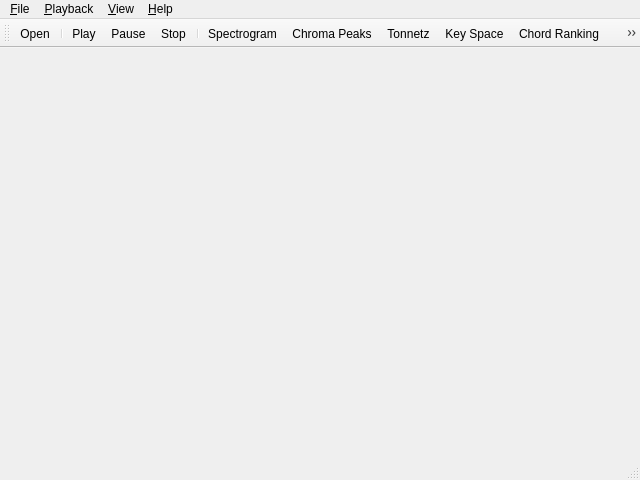
<ui version="4.0" >
 <class>MainWindow</class>
 <widget class="QMainWindow" name="MainWindow" >
  <property name="geometry" >
   <rect>
    <x>0</x>
    <y>0</y>
    <width>640</width>
    <height>480</height>
   </rect>
  </property>
  <property name="sizePolicy" >
   <sizepolicy vsizetype="Preferred" hsizetype="Preferred" >
    <horstretch>0</horstretch>
    <verstretch>0</verstretch>
   </sizepolicy>
  </property>
  <property name="windowTitle" >
   <string>Turnaround</string>
  </property>
  <widget class="QWidget" name="centralwidget" />
  <widget class="QMenuBar" name="menubar" >
   <property name="geometry" >
    <rect>
     <x>0</x>
     <y>0</y>
     <width>640</width>
     <height>26</height>
    </rect>
   </property>
   <widget class="QMenu" name="menuFile" >
    <property name="title" >
     <string>&amp;File</string>
    </property>
    <widget class="QMenu" name="menuOpenRecent" >
     <property name="title" >
      <string>Open &amp;recent</string>
     </property>
    </widget>
    <addaction name="fileOpenAction" />
    <addaction name="menuOpenRecent" />
    <addaction name="separator" />
    <addaction name="fileExitAction" />
   </widget>
   <widget class="QMenu" name="menuPlayback" >
    <property name="title" >
     <string>&amp;Playback</string>
    </property>
    <addaction name="playbackPlayAction" />
    <addaction name="playbackPauseAction" />
    <addaction name="playbackStopAction" />
   </widget>
   <widget class="QMenu" name="menu_View" >
    <property name="title" >
     <string>&amp;View</string>
    </property>
    <addaction name="viewSpectrogramAction" />
    <addaction name="viewChromaPeaksAction" />
    <addaction name="viewTonnetzAction" />
    <addaction name="viewKeySpaceAction" />
    <addaction name="viewChordRankingAction" />
    <addaction name="viewSegmentationAction" />
   </widget>
   <widget class="QMenu" name="menu_Help" >
    <property name="title" >
     <string>&amp;Help</string>
    </property>
    <addaction name="helpOnlineTutorialAction" />
    <addaction name="helpWhatsThisAction" />
    <addaction name="helpAboutAction" />
   </widget>
   <addaction name="menuFile" />
   <addaction name="menuPlayback" />
   <addaction name="menu_View" />
   <addaction name="menu_Help" />
  </widget>
  <widget class="QStatusBar" name="statusbar" />
  <widget class="QToolBar" name="toolBar" >
   <property name="windowTitle" >
    <string>toolBar</string>
   </property>
   <attribute name="toolBarArea" >
    <enum>TopToolBarArea</enum>
   </attribute>
   <attribute name="toolBarBreak" >
    <bool>false</bool>
   </attribute>
   <addaction name="fileOpenAction" />
   <addaction name="separator" />
   <addaction name="playbackPlayAction" />
   <addaction name="playbackPauseAction" />
   <addaction name="playbackStopAction" />
   <addaction name="separator" />
   <addaction name="viewSpectrogramAction" />
   <addaction name="viewChromaPeaksAction" />
   <addaction name="viewTonnetzAction" />
   <addaction name="viewKeySpaceAction" />
   <addaction name="viewChordRankingAction" />
   <addaction name="viewSegmentationAction" />
   <addaction name="separator" />
   <addaction name="helpOnlineTutorialAction" />
   <addaction name="helpWhatsThisAction" />
  </widget>
  <action name="fileOpenAction" >
   <property name="icon" >
    <iconset resource="images.qrc" >:/icons/images/fileopen.png</iconset>
   </property>
   <property name="text" >
    <string>&amp;Open</string>
   </property>
   <property name="statusTip" >
    <string>Open a song</string>
   </property>
   <property name="shortcut" >
    <string>Ctrl+O</string>
   </property>
  </action>
  <action name="fileExitAction" >
   <property name="icon" >
    <iconset resource="images.qrc" >:/icons/images/exit.png</iconset>
   </property>
   <property name="text" >
    <string>E&amp;xit</string>
   </property>
   <property name="shortcut" >
    <string>Ctrl+Q</string>
   </property>
  </action>
  <action name="playbackPlayAction" >
   <property name="icon" >
    <iconset resource="images.qrc" >:/icons/images/player_play.png</iconset>
   </property>
   <property name="text" >
    <string>Play</string>
   </property>
   <property name="shortcut" >
    <string>Space</string>
   </property>
  </action>
  <action name="playbackStopAction" >
   <property name="icon" >
    <iconset resource="images.qrc" >:/icons/images/player_stop.png</iconset>
   </property>
   <property name="text" >
    <string>Stop</string>
   </property>
   <property name="shortcut" >
    <string>Esc</string>
   </property>
  </action>
  <action name="playbackPauseAction" >
   <property name="icon" >
    <iconset resource="images.qrc" >:/icons/images/player_pause.png</iconset>
   </property>
   <property name="text" >
    <string>Pause</string>
   </property>
  </action>
  <action name="helpOnlineTutorialAction" >
   <property name="icon" >
    <iconset resource="images.qrc" >:/icons/images/help.png</iconset>
   </property>
   <property name="text" >
    <string>Online &amp;tutorial</string>
   </property>
   <property name="shortcut" >
    <string>F1</string>
   </property>
  </action>
  <action name="helpWhatsThisAction" >
   <property name="icon" >
    <iconset resource="images.qrc" >:/icons/images/contexthelp.png</iconset>
   </property>
   <property name="text" >
    <string>&amp;What's this</string>
   </property>
   <property name="shortcut" >
    <string>Shift+F1</string>
   </property>
  </action>
  <action name="helpAboutAction" >
   <property name="text" >
    <string>&amp;About</string>
   </property>
  </action>
  <action name="viewChromaPeaksAction" >
   <property name="checkable" >
    <bool>true</bool>
   </property>
   <property name="icon" >
    <iconset resource="images.qrc" >:/icons/images/polarchromapeaks.svg</iconset>
   </property>
   <property name="text" >
    <string>Chroma &amp;Peaks</string>
   </property>
  </action>
  <action name="viewTonnetzAction" >
   <property name="checkable" >
    <bool>true</bool>
   </property>
   <property name="icon" >
    <iconset resource="images.qrc" >:/icons/images/tonnetz.svg</iconset>
   </property>
   <property name="text" >
    <string>&amp;Tonnetz</string>
   </property>
  </action>
  <action name="viewKeySpaceAction" >
   <property name="checkable" >
    <bool>true</bool>
   </property>
   <property name="icon" >
    <iconset resource="images.qrc" >:/icons/images/keyspace.svg</iconset>
   </property>
   <property name="text" >
    <string>&amp;Key Space</string>
   </property>
  </action>
  <action name="viewChordRankingAction" >
   <property name="checkable" >
    <bool>true</bool>
   </property>
   <property name="icon" >
    <iconset resource="images.qrc" >:/icons/images/chordranking.svg</iconset>
   </property>
   <property name="text" >
    <string>Chord &amp;Ranking</string>
   </property>
  </action>
  <action name="viewSegmentationAction" >
   <property name="checkable" >
    <bool>true</bool>
   </property>
   <property name="icon" >
    <iconset resource="images.qrc" >:/icons/images/segmentation.svg</iconset>
   </property>
   <property name="text" >
    <string>&amp;Segmentation</string>
   </property>
  </action>
  <action name="viewSpectrogramAction" >
   <property name="checkable" >
    <bool>true</bool>
   </property>
   <property name="icon" >
    <iconset resource="images.qrc" >:/icons/images/spectrogram.svg</iconset>
   </property>
   <property name="text" >
    <string>Spectrogram</string>
   </property>
  </action>
 </widget>
 <resources>
  <include location="images.qrc" />
 </resources>
 <connections/>
</ui>
